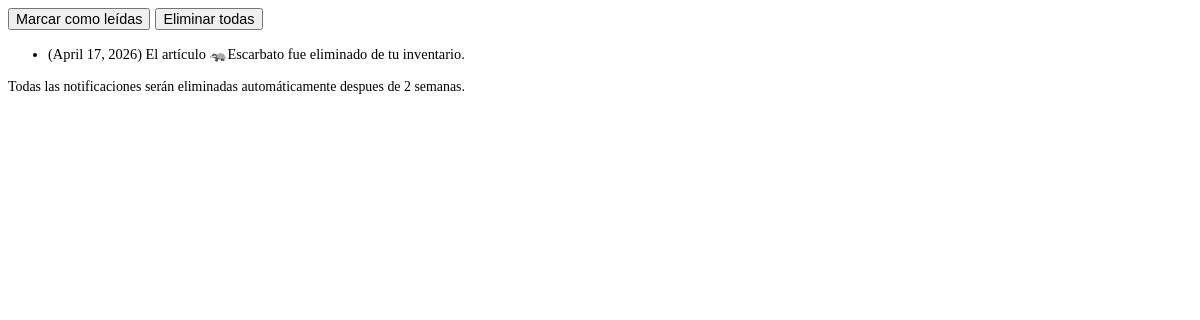
/users/notifications/ (signed in), run on an earlier commit of the app's database.
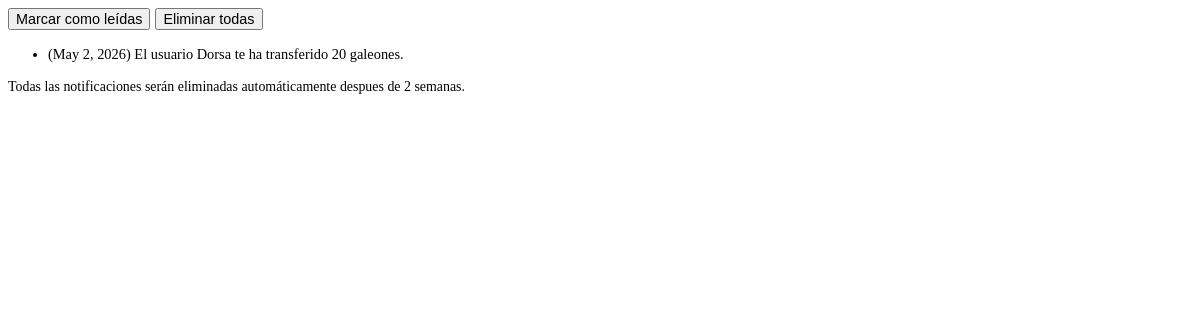
And on a later commit of the database.
### apps/utils/models.py (models this page shows)
class Notification(models.Model):
    user = models.ForeignKey(CustomUser, on_delete=models.CASCADE)
    message = models.TextField()
    read = models.BooleanField(default=False)
    created_at = models.DateField(auto_now_add=True)

### apps/users/views.py (the view, shortened to what this page needs)
# urls.py: path('notifications/', views.notifications_view, name='notifications'),
@login_required
def notifications_view(request):
    notifications = Notification.objects.filter(
        user=request.user).order_by('-created_at')
    context = {
        "notifications": notifications
    }
    return render(request, 'profile/notifications.html', context)

### apps/users/templates/profile/notifications.html (shortened to what this page needs)
<form method="post" action="{% url 'notifications' %}" class="actions-row mb-3">
    <button type="submit" name="mark_all" class="btn btn-primary" data-bs-toggle="modal"
        data-bs-target="#notificationsModal">
        Marcar como leídas
    </button>
    <button type="submit" name="delete_all" class="btn btn-warning" data-bs-toggle="modal"
        data-bs-target="#notificationsModal">
        Eliminar todas
    </button>
</form>
<ul class="list-group mb-3">
    {% if notifications %}
    {% for n in notifications %}
    <li class="list-group-item d-flex justify-content-between align-items-center {% if not n.read %}fw-bold{% endif %}">
        ({{ n.created_at }}) {{ n.message }}
    </li>
    {% endfor %}
    {% else %}
    <li class="list-group-item">No tienes notificaciones.</li>
    {% endif %}
</ul>
<p class="disclaimer">Todas las notificaciones serán eliminadas automáticamente despues de 2 semanas.</p>

What changed in the data, as far as the page shows it:
removed Notification: created_at "April 17, 2026", message "El artículo 🦡Escarbato fue eliminado de tu inventario."
added Notification: created_at "May 2, 2026", message "El usuario Dorsa te ha transferido 20 galeones."
